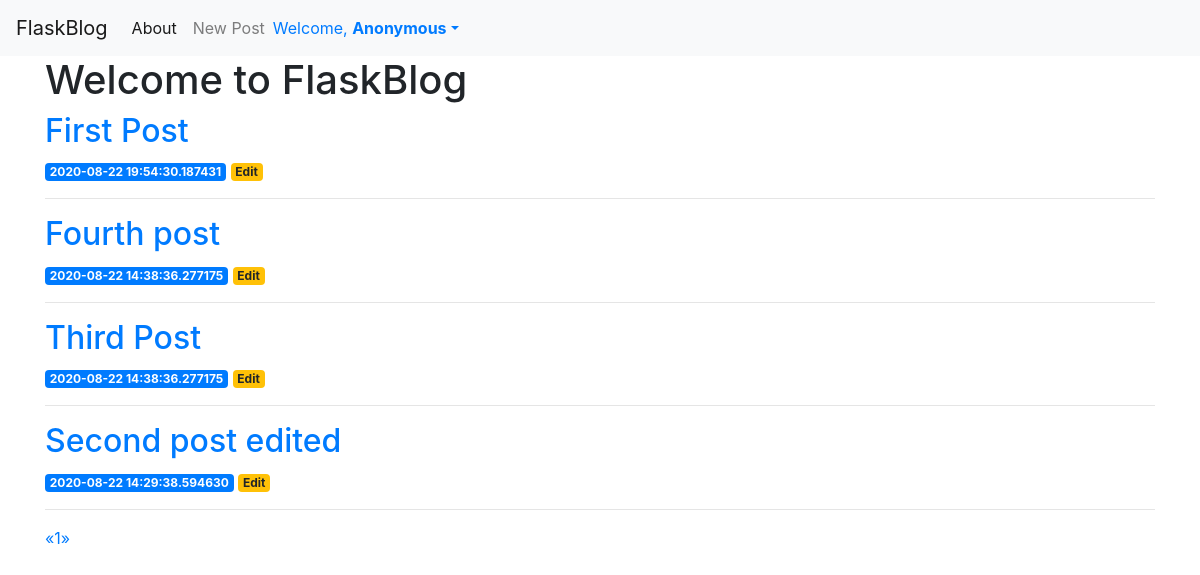
The page /index on the database as committed earlier.
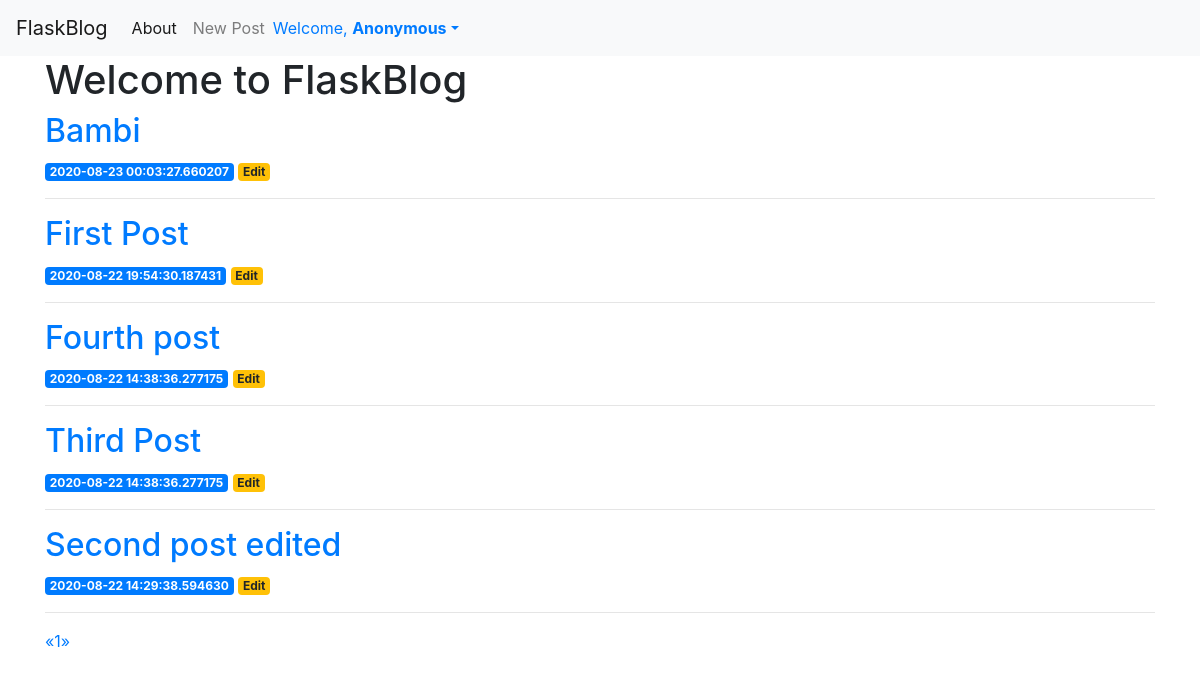
The same page on the database as committed later.
### app.py (models this page shows, shortened)
class Posts(db.Model):
    id = db.Column(db.Integer, primary_key = True)
    created = db.Column(db.TIMESTAMP, index = True, unique = False, default=datetime.datetime.now())
    title = db.Column(db.String(50), index = True, unique = False)
    content = db.Column(db.String(500), index = False, unique = False)
    user_id = db.Column(db.Integer, db.ForeignKey('user.user_id'))

### app.py (the view)
@app.route('/')
@app.route('/index')
def index():
    page =  request.args.get('page', 1, type=int)
    pagination = Posts.query.order_by(Posts.created.desc()).paginate(
        page, per_page=current_app.config['FLASKY_POSTS_PER_PAGE'],
        error_out=False)
    posts = pagination.items
    return render_template('index.html', posts=posts, pagination=pagination)

### templates/index.html
{% extends 'base.html' %}
{% import "_macros.html" as macros %}
{% block content %}
    <h1>{% block title %} Welcome to FlaskBlog {% endblock %}</h1>
    {% for post in posts %}
        <a href="{{ url_for('post', post_id=post.id) }}">
            <h2>{{ post.title }}</h2>
        </a>
        <span class="badge badge-primary">{{ post.created }}</span>
        <a href="{{ url_for('edit', id=post.id) }}">
            <span class="badge badge-warning">Edit</span>
        </a>
        <hr>
    {% endfor %}
    <div class="pagination">
        {{ macros.pagination_widget(pagination, '.index') }}
    </div>
{% endblock %}

### templates/base.html (shortened to what this page needs)
<!doctype html>
<html lang="en">
  <head>
    <link rel="stylesheet" href="https://stackpath.bootstrapcdn.com/bootstrap/4.3.1/css/bootstrap.min.css">
  </head>
  <body>
    <nav class="navbar navbar-expand-md navbar-light bg-light">
        <a class="navbar-brand" href="{{ url_for('index')}}">FlaskBlog</a>
        <div class="collapse navbar-collapse" id="navbarNav">
            <ul class="navbar-nav">
            <li class="nav-item active">
                <a class="nav-link" href="#">About</a>
            </li>
            <li class="nav-item">
                <a class="nav-link" href="{{url_for('create')}}">New Post</a>
            </li>
            </ul>
            <div class="pull-right">
                <ul class="nav pull-right">
                    {% block navbar %}
                        {% if current_user.is_authenticated %}
                            <li class="dropdown"><a href="#" class="dropdown-toggle" data-toggle="dropdown">Welcome, <b class="caret">{{ current_user.username }}</b></a>
                        {% else %}
                            <li class="dropdown"><a href="#" class="dropdown-toggle" data-toggle="dropdown">Welcome, <b class="caret">Anonymous</b></a>
                        {% endif %}
                    {% endblock %}
                    </li>
                </ul>
              </div>
        </div>
    </nav>
    <div class="container">
        {% block content %} {% endblock %}
    </div>
  </body>
</html>

### templates/_macros.html
{% macro pagination_widget(pagination, endpoint) %}
<ul class="pagination">
    <li{% if not pagination.has_prev %} class="disabled"{% endif %}>
        <a href="{% if pagination.has_prev %}{{ url_for(endpoint,
            page = pagination.page - 1, **kwargs) }}{% else %}#{% endif %}">
            &laquo;
        </a>
    </li>
    {% for p in pagination.iter_pages() %}
        {% if p %}
            {% if p == pagination.page %}
            <li class="active">
                <a href="{{ url_for(endpoint, page = p, **kwargs) }}">{{ p }}</a>
            </li>
            {% else %}
            <li>
                <a href="{{ url_for(endpoint, page = p, **kwargs) }}">{{ p }}</a>
            </li>
            {% endif %}
        {% else %}
        <li class="disabled"><a href="#">&hellip;</a></li>
        {% endif %}
    {% endfor %}
    <li{% if not pagination.has_next %} class="disabled"{% endif %}>
        <a href="{% if pagination.has_next %}{{ url_for(endpoint,
            page = pagination.page + 1, **kwargs) }}{% else %}#{% endif %}">
            &raquo;
        </a>
    </li>
</ul>
{% endmacro %}

Rows that differ between the two databases and show on the page:
added Posts: title "Bambi", created "2020-08-23 00:03:27.660207"
